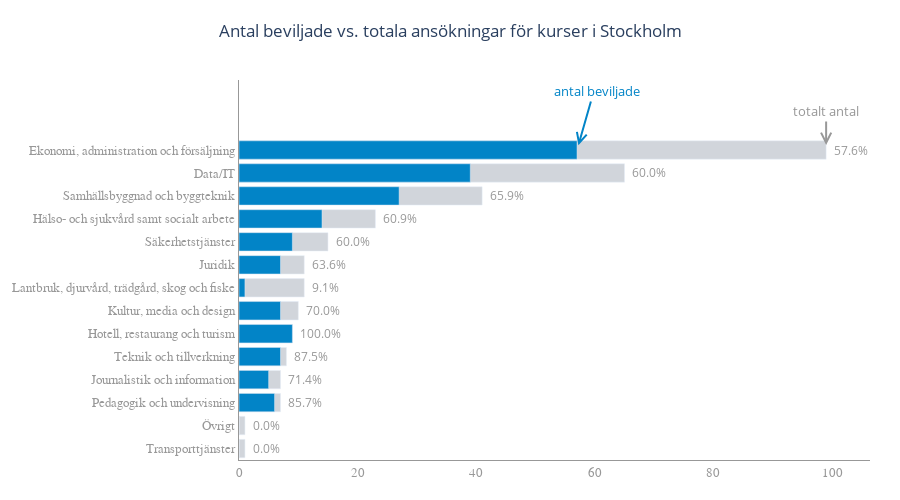

Notebook code for this chart:
### Code cell
import plotly.graph_objects as go

def create_county_bar(df_summary: pd.DataFrame, 
                     county: str,
                     show_arrows: bool = True,
                     height: int = 500,
                     **options) -> go.Figure:
    """
    Creates a horizontal bar chart showing total and approved applications per education area.
    
    Parameters:
        df_summary: DataFrame with columns [Utbildningsområde, Ansökta utbildningar, 
                   Beviljade utbildningar, Beviljandegrad]
        county: Name of county for title
        show_arrows: Whether to show annotation arrows (default: True)
        height: Height of the plot in pixels (default: 500)
        **options: Additional options for customization
        
    Returns:
        Plotly Figure object
    """
    # Create figure
    fig = go.Figure()
    
    # Get categories (education areas)
    categories = df_summary["Utbildningsområde"].tolist()
    
    # Add total applications bars
    fig.add_trace(go.Bar(
        y=categories,
        x=df_summary["Ansökta utbildningar"],
        name="Totalt",
        orientation="h",
        marker_color=GRAY_11
    ))
    
    # Add approved applications bars
    fig.add_trace(go.Bar(
        y=categories,
        x=df_summary["Beviljade utbildningar"],
        name="Beviljad",
        orientation="h",
        marker_color=BLUE_11
    ))
    
    # Prepare approval rate annotations
    approval_annotations = []
    for i, row in df_summary.iterrows():
        approval_annotations.append(dict(
            x=row["Ansökta utbildningar"] + max(df_summary["Ansökta utbildningar"]) * 0.01,
            y=row["Utbildningsområde"],
            text=f"{row['Beviljandegrad']}%",
            showarrow=False,
            font=dict(color=GRAY_12, size=12),
            xanchor="left",
            yanchor="middle"
        ))
    
    # Add arrow annotations if requested
    all_annotations = approval_annotations
    if show_arrows:
        # Get values for the top category
        first_category = categories[-1]
        first_value_approved = df_summary["Beviljade utbildningar"].iloc[-1]
        first_value_total = df_summary["Ansökta utbildningar"].iloc[-1]
        
        arrow_annotations = [
            dict(
                xref="x", yref="y",
                x=first_value_approved,
                y=first_category,
                text="antal beviljade",
                showarrow=True,
                arrowhead=5,
                ax=20, ay=-70,
                font=dict(color=BLUE_11, size=13),
                arrowcolor=BLUE_11,
                arrowwidth=2,
                xanchor="auto",
                yanchor="top",
                standoff=5
            ),
            dict(
                xref="x", yref="y",
                x=first_value_total,
                y=first_category,
                text="totalt antal",
                showarrow=True,
                arrowhead=5,
                ax=0, ay=-50,
                font=dict(color=GRAY_12, size=13),
                arrowcolor=GRAY_12,
                arrowwidth=2,
                xanchor="auto",
                yanchor="top",
                standoff=5
            )
        ]
        all_annotations.extend(arrow_annotations)
    
    # Layout customization
    fig.update_layout(
        title=dict(
            text=f"Antal beviljade vs. totala ansökningar för kurser i {county}",
            x=0.5,
            y=0.95
        ),
        barmode="overlay",
        margin=dict(l=100, r=30, t=80, b=40),
        height=height,
        plot_bgcolor='white',
        paper_bgcolor='white',
        showlegend=False,
        yaxis=dict(
            showline=True,
            linecolor=GRAY_12,
            tickfont=dict(
                color=GRAY_12,
                size=13,
                family="Arial"
            )
        ),
        xaxis=dict(
            showline=True,
            linecolor=GRAY_12,
            tickfont=dict(
                color=GRAY_12,
                size=13,
                family="Arial"
            )
        ),
        annotations=all_annotations,
        **options  # Allow additional layout customization
    )
    
    return fig

# Example usage:
df_summary = filter_per_county(df, "Stockholm")
fig = create_county_bar(df_summary, "Stockholm")
fig.show()

### Figure 1 — Plotly figure (JSON) as saved in the notebook; plotly's stock layout.template omitted (floating-point values rounded to 4 significant figures)
{"data": [{"marker": {"color": "#d1d5db"}, "name": "Totalt", "orientation": "h", "type": "bar", "x": [1, 1, 7, 7, 8, 9, 10, 11, 11, 15, 23, 41, 65, 99], "y": ["Transporttjänster", "Övrigt", "Pedagogik och undervisning", "Journalistik och information", "Teknik och tillverkning", "Hotell, restaurang och turism", "Kultur, media och design", "Lantbruk, djurvård, trädgård, skog och fiske", "Juridik", "Säkerhetstjänster", "Hälso- och sjukvård samt socialt arbete", "Samhällsbyggnad och byggteknik", "Data/IT", "Ekonomi, administration och försäljning"]}, {"marker": {"color": "#0284c7"}, "name": "Beviljad", "orientation": "h", "type": "bar", "x": [0.0, 0.0, 6.0, 5.0, 7.0, 9.0, 7.0, 1.0, 7.0, 9.0, 14.0, 27.0, 39.0, 57.0], "y": ["Transporttjänster", "Övrigt", "Pedagogik och undervisning", "Journalistik och information", "Teknik och tillverkning", "Hotell, restaurang och turism", "Kultur, media och design", "Lantbruk, djurvård, trädgård, skog och fiske", "Juridik", "Säkerhetstjänster", "Hälso- och sjukvård samt socialt arbete", "Samhällsbyggnad och byggteknik", "Data/IT", "Ekonomi, administration och försäljning"]}], "layout": {"annotations": [{"font": {"color": "#989898", "size": 12}, "showarrow": false, "text": "0.0%", "x": 1.99, "xanchor": "left", "y": "Transporttjänster", "yanchor": "middle"}, {"font": {"color": "#989898", "size": 12}, "showarrow": false, "text": "0.0%", "x": 1.99, "xanchor": "left", "y": "Övrigt", "yanchor": "middle"}, {"font": {"color": "#989898", "size": 12}, "showarrow": false, "text": "85.7%", "x": 7.99, "xanchor": "left", "y": "Pedagogik och undervisning", "yanchor": "middle"}, {"font": {"color": "#989898", "size": 12}, "showarrow": false, "text": "71.4%", "x": 7.99, "xanchor": "left", "y": "Journalistik och information", "yanchor": "middle"}, {"font": {"color": "#989898", "size": 12}, "showarrow": false, "text": "87.5%", "x": 8.99, "xanchor": "left", "y": "Teknik och tillverkning", "yanchor": "middle"}, {"font": {"color": "#989898", "size": 12}, "showarrow": false, "text": "100.0%", "x": 9.99, "xanchor": "left", "y": "Hotell, restaurang och turism", "yanchor": "middle"}, {"font": {"color": "#989898", "size": 12}, "showarrow": false, "text": "70.0%", "x": 10.99, "xanchor": "left", "y": "Kultur, media och design", "yanchor": "middle"}, {"font": {"color": "#989898", "size": 12}, "showarrow": false, "text": "9.1%", "x": 11.99, "xanchor": "left", "y": "Lantbruk, djurvård, trädgård, skog och fiske", "yanchor": "middle"}, {"font": {"color": "#989898", "size": 12}, "showarrow": false, "text": "63.6%", "x": 11.99, "xanchor": "left", "y": "Juridik", "yanchor": "middle"}, {"font": {"color": "#989898", "size": 12}, "showarrow": false, "text": "60.0%", "x": 15.99, "xanchor": "left", "y": "Säkerhetstjänster", "yanchor": "middle"}, {"font": {"color": "#989898", "size": 12}, "showarrow": false, "text": "60.9%", "x": 23.99, "xanchor": "left", "y": "Hälso- och sjukvård samt socialt arbete", "yanchor": "middle"}, {"font": {"color": "#989898", "size": 12}, "showarrow": false, "text": "65.9%", "x": 41.99, "xanchor": "left", "y": "Samhällsbyggnad och byggteknik", "yanchor": "middle"}, {"font": {"color": "#989898", "size": 12}, "showarrow": false, "text": "60.0%", "x": 65.99, "xanchor": "left", "y": "Data/IT", "yanchor": "middle"}, {"font": {"color": "#989898", "size": 12}, "showarrow": false, "text": "57.6%", "x": 99.99, "xanchor": "left", "y": "Ekonomi, administration och försäljning", "yanchor": "middle"}, {"arrowcolor": "#0284c7", "arrowhead": 5, "arrowwidth": 2, "ax": 20, "ay": -70, "font": {"color": "#0284c7", "size": 13}, "showarrow": true, "standoff": 5, "text": "antal beviljade", "x": 57, "xanchor": "auto", "xref": "x", "y": "Ekonomi, administration och försäljning", "yanchor": "top", "yref": "y"}, {"arrowcolor": "#989898", "arrowhead": 5, "arrowwidth": 2, "ax": 0, "ay": -50, "font": {"color": "#989898", "size": 13}, "showarrow": true, "standoff": 5, "text": "totalt antal", "x": 99, "xanchor": "auto", "xref": "x", "y": "Ekonomi, administration och försäljning", "yanchor": "top", "yref": "y"}], "barmode": "overlay", "height": 500, "margin": {"b": 40, "l": 100, "r": 30, "t": 80}, "paper_bgcolor": "white", "plot_bgcolor": "white", "showlegend": false, "title": {"text": "Antal beviljade vs. totala ansökningar för kurser i Stockholm", "x": 0.5, "y": 0.95}, "xaxis": {"linecolor": "#989898", "showline": true, "tickfont": {"color": "#989898", "family": "Arial", "size": 13}}, "yaxis": {"linecolor": "#989898", "showline": true, "tickfont": {"color": "#989898", "family": "Arial", "size": 13}}}}
